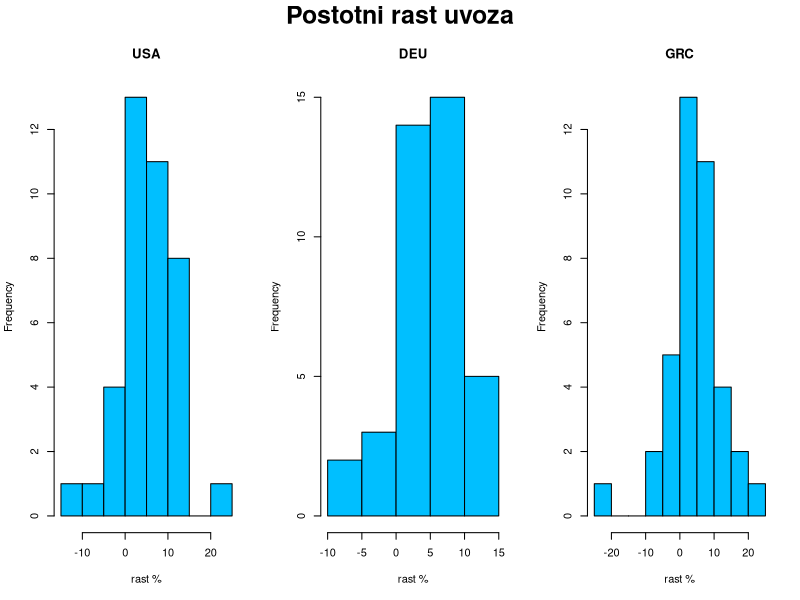
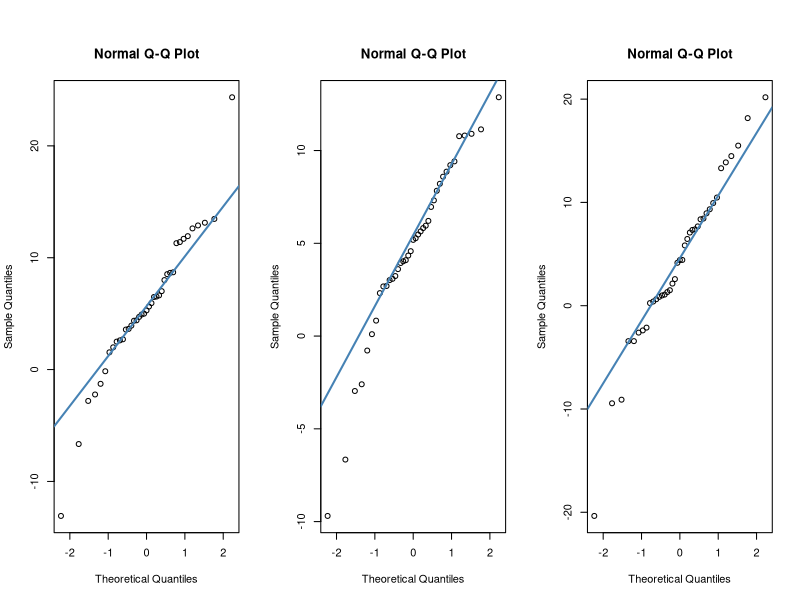
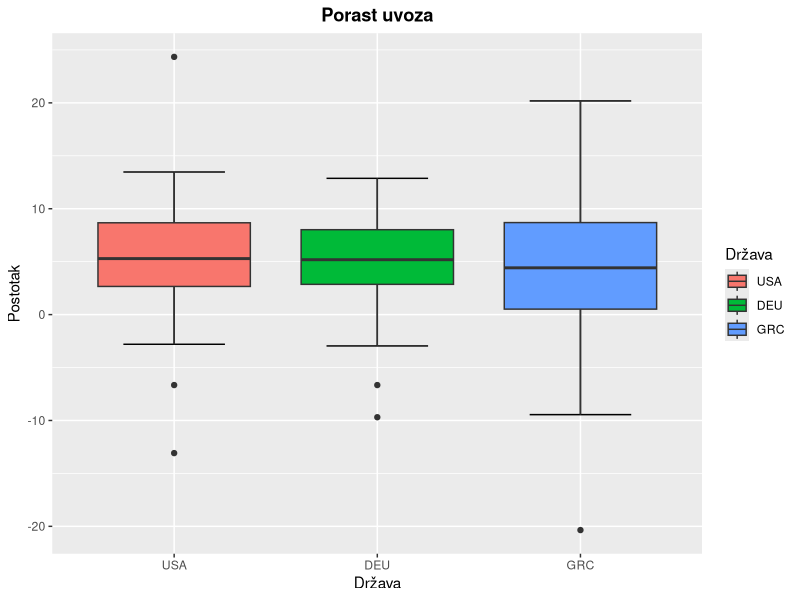

These charts were generated, in order, by the following R code: (Note: this script raises an error after producing the figures.)
## ---- chunk 1
library(knitr)
knitr::opts_chunk$set(echo = TRUE)

library(tidyverse)
Sys.setlocale(locale = "hr_HR.utf8")
## ---- chunk 2
export.data = read.csv("Export_data.csv", fileEncoding="UTF-8-BOM")
# head(export.data)

import.data = read.csv("Import_data.csv", fileEncoding="UTF-8-BOM")
# head(import.data)

gdp.data = read.csv("GDP_data.csv", fileEncoding="UTF-8-BOM")
# head(gdp.data)

gdp.pc.data = read.csv("GDPpercapita_data.csv", fileEncoding="UTF-8-BOM")
# head(gdp.pc.data)
## ---- chunk 3
export.loc.cnt = export.data %>% group_by(LOCATION) %>%
    summarise(exp_n = n(), exp_est = sum(Flag.Codes == 'E')) %>%
    arrange(desc(exp_n), exp_est)
import.loc.cnt = import.data %>% group_by(LOCATION) %>%
    summarise(imp_n = n(), imp_est = sum(Flag.Codes == 'E')) %>%
    arrange(desc(imp_n), imp_est)
gdp.loc.cnt = gdp.data %>% group_by(LOCATION) %>%
    summarise(gdp_n = n(), gdp_est = sum(Flag.Codes == 'E')) %>%
    arrange(desc(gdp_n), gdp_est)
gdp.pc.loc.cnt = gdp.pc.data %>% group_by(LOCATION) %>%
    summarise(gdp_pc_n = n(), gdp_pc_est = sum(Flag.Codes == 'E')) %>%
    arrange(desc(gdp_pc_n), gdp_pc_est)
loc.cnt = merge(merge(export.loc.cnt, import.loc.cnt), merge(gdp.loc.cnt, gdp.pc.loc.cnt))
knitr::kable(
  head(arrange(loc.cnt,
               desc(loc.cnt[,2]), desc(loc.cnt[,4]), desc(loc.cnt[,6]), desc(loc.cnt[,8]),
               loc.cnt[,3], loc.cnt[,5], loc.cnt[,7], loc.cnt[,9]), 20),
  caption = "Broj podataka za pojedinu državu"
)
## ---- chunk 4
remove(export.loc.cnt, import.loc.cnt, gdp.loc.cnt, gdp.pc.loc.cnt, loc.cnt)
## ---- chunk 5
time = 1979:2018
usa = data.frame(year = 1979:2018,
                 export.mln_usd = export.data$Value[export.data$LOCATION == "USA"],
                 import.mln_usd = import.data$Value[import.data$LOCATION == "USA"],
                 gdp.mln_usd = gdp.data$Value[gdp.data$LOCATION == "USA"],
                 gdp.pc.usd_cap = gdp.pc.data$Value[gdp.pc.data$LOCATION == "USA"])
usa$net.trade = usa$export.mln_usd - usa$import.mln_usd
deu = data.frame(year = 1979:2019,
                 export.mln_usd = export.data$Value[export.data$LOCATION == "DEU"],
                 import.mln_usd = import.data$Value[import.data$LOCATION == "DEU"],
                 gdp.mln_usd = gdp.data$Value[gdp.data$LOCATION == "DEU"],
                 gdp.pc.usd_cap = gdp.pc.data$Value[gdp.pc.data$LOCATION == "DEU"])
deu$net.trade = deu$export.mln_usd - deu$import.mln_usd
grc = data.frame(year = 1979:2019,
                 export.mln_usd = export.data$Value[export.data$LOCATION == "GRC"],
                 import.mln_usd = import.data$Value[import.data$LOCATION == "GRC"],
                 gdp.mln_usd = gdp.data$Value[gdp.data$LOCATION == "GRC"],
                 gdp.pc.usd_cap = gdp.pc.data$Value[gdp.pc.data$LOCATION == "GRC"])
grc$net.trade = grc$export.mln_usd - grc$import.mln_usd
## ---- chunk 6
usa = usa %>% mutate(import.mln_usd,
                     import.growth = import.mln_usd - lag(import.mln_usd),
                     import.growth.p = import.growth / lag(import.mln_usd) * 100)
deu = deu %>% mutate(import.mln_usd, 
                     import.growth = import.mln_usd - lag(import.mln_usd),
                     import.growth.p = import.growth / lag(import.mln_usd) * 100)
grc = grc %>% mutate(import.mln_usd,
                     import.growth = import.mln_usd - lag(import.mln_usd),
                     import.growth.p = import.growth / lag(import.mln_usd) * 100)
usa = usa %>% mutate(export.mln_usd, 
                     export.growth = export.mln_usd - lag(export.mln_usd),
                     export.growth.p = export.growth / lag(export.mln_usd) * 100)
deu = deu %>% mutate(export.mln_usd,
                     export.growth = export.mln_usd - lag(export.mln_usd),
                     export.growth.p = export.growth / lag(export.mln_usd) * 100)
grc = grc %>% mutate(export.mln_usd,
                     export.growth = export.mln_usd - lag(export.mln_usd),
                     export.growth.p = export.growth / lag(export.mln_usd) * 100)
usa = usa %>% mutate(gdp.mln_usd,
                     gdp.growth = gdp.mln_usd - lag(gdp.mln_usd),
                     gdp.growth.p = gdp.growth / lag(gdp.mln_usd) * 100)
deu = deu %>% mutate(gdp.mln_usd,
                     gdp.growth = gdp.mln_usd - lag(gdp.mln_usd),
                     gdp.growth.p = gdp.growth / lag(gdp.mln_usd) * 100)
grc = grc %>% mutate(gdp.mln_usd,
                     gdp.growth = gdp.mln_usd - lag(gdp.mln_usd),
                     gdp.growth.p = gdp.growth / lag(gdp.mln_usd) * 100)
usa = usa %>% mutate(gdp.pc.usd_cap,
                     gdp.pc.growth = gdp.pc.usd_cap - lag(gdp.pc.usd_cap),
                     gdp.pc.growth.p = gdp.pc.growth / lag(gdp.pc.usd_cap) * 100)
deu = deu %>% mutate(gdp.pc.usd_cap,
                     gdp.pc.growth = gdp.pc.usd_cap - lag(gdp.pc.usd_cap),
                     gdp.pc.growth.p = gdp.pc.growth / lag(gdp.pc.usd_cap) * 100)
grc = grc %>% mutate(gdp.pc.usd_cap,
                     gdp.pc.growth = gdp.pc.usd_cap - lag(gdp.pc.usd_cap),
                     gdp.pc.growth.p = gdp.pc.growth / lag(gdp.pc.usd_cap) * 100)
# brisemo zadnju opservaciju za deu i grc jer usa nema podatke za 2019.g.
deu = deu[-nrow(deu),]
grc = grc[-nrow(grc),]
## ---- chunk 7
data.all = bind_rows(lapply(c("USA", "DEU", "GRC"), function (x) {
  data.frame(country=x, get(tolower(x)))
}))
data.all$country = factor(data.all$country, levels = c("USA", "DEU", "GRC"))
## ---- chunk 8
summary(usa)
summary(deu)
summary(grc)
## ---- chunk 9
par(mfrow = c(1, 3), oma = c(0, 0, 2, 0))
hist(usa$import.growth.p, main="USA", xlab="rast %", col="deepskyblue")
hist(deu$import.growth.p, main="DEU", xlab="rast %", col="deepskyblue")
hist(grc$import.growth.p, main="GRC", xlab="rast %", col="deepskyblue")
mtext("Postotni rast uvoza", outer = T, cex = 1.5, font = 2)
## ---- chunk 10
qqnorm(usa$import.growth.p)
qqline(usa$import.growth.p, col = "steelblue", lwd = 2)

qqnorm(deu$import.growth.p)
qqline(deu$import.growth.p, col = "steelblue", lwd = 2)

qqnorm(grc$import.growth.p)
qqline(grc$import.growth.p, col = "steelblue", lwd = 2)
## ---- chunk 11
ggplot(na.omit(data.all), aes(x=country, y=import.growth.p)) +
  stat_boxplot(geom = "errorbar", width = 0.5) +
  geom_boxplot(aes(fill=country)) +
  labs(title = "Porast uvoza", x="Država", y="Postotak", fill="Država") +
  theme(plot.title = element_text(hjust = 0.5, face = "bold"))
## ---- chunk 12
ggplot(collective, aes(x=country, y=export.growth.percentage)) +
  stat_boxplot(geom = "errorbar", na.rm = T) +
  geom_boxplot(aes(fill=country), na.rm = T) +
  labs(title = "Boxplot porasta izvoza", x="Država", y="Postotak", fill="Država") +
  theme(plot.title = element_text(hjust = 0.5, face = "bold"))
## ---- chunk 13
plot(time, deu$export.growth, type = "h", main = "Rast izvoza (DEU)")
## ---- chunk 14
par(mfrow = c(1, 3), oma = c(0, 0, 2, 0))
hist(usa$gdp.growth.p, main="USA", xlab="rast %", col="deepskyblue")
hist(deu$gdp.growth.p, main="DEU", xlab="rast %", col="deepskyblue")
hist(grc$gdp.growth.p, main="GRC", xlab="rast %", col="deepskyblue")
mtext("Postotni rast BDP-a", outer = T, cex = 1.5, font = 2)


#boxplot(deu$gdp.mln_usd,
 #       usa$gdp.mln_usd,
  #      grc$gdp.mln_usd,
   #     names = c("DEU", "USA", "GRC"), main = "Sredine BDP-a",
    #    col = c("deepskyblue2", "deepskyblue3", "deepskyblue"),
     #   ylab = "mln USD (log skala)",
      #  log = "y")
## ---- chunk 15
qqnorm(usa$gdp.growth.p)
qqline(usa$gdp.growth.p, col = "steelblue", lwd = 2)

qqnorm(deu$gdp.growth.p)
qqline(deu$gdp.growth.p, col = "steelblue", lwd = 2)

qqnorm(grc$gdp.growth.p)
qqline(grc$gdp.growth.p, col = "steelblue", lwd = 2)
## ---- chunk 16
ggplot(na.omit(data.all), aes(x=country, y=gdp.growth.p)) +
  stat_boxplot(geom = "errorbar", width = 0.5) +
  geom_boxplot(aes(fill=country)) +
  labs(title = "Porast BDP-a", x="Država", y="Postotak", fill="Država") +
  theme(plot.title = element_text(hjust = 0.5, face = "bold"))
## ---- chunk 17
par(mfrow = c(1, 3), oma = c(0, 0, 2, 0))
hist(usa$gdp.pc.growth.p, main="USA", xlab="rast %", col="deepskyblue")
hist(deu$gdp.pc.growth.p, main="DEU", xlab="rast %", col="deepskyblue")
hist(grc$gdp.pc.growth.p, main="GRC", xlab="rast %", col="deepskyblue")
mtext("Postotni rast BDP-a po stanovniku", outer = T, cex = 1.5, font = 2)
#boxplot(deu$gdp.pc.usd_cap,
#        usa$gdp.pc.usd_cap,
#        grc$gdp.pc.usd_cap,
#        names = c("DEU", "USA", "GRC"), main = "Sredine BDP-a po stanovniku",
#        col = c("deepskyblue2", "deepskyblue3", "deepskyblue"),
#        ylab = " USD (log skala)",
#        log = "y")

## ---- chunk 18
plot(time, deu$gdp.growth, type = "h", main = "Rast BDP-a (DEU)")
plot(time, usa$gdp.growth, type="h", main = "Rast BDP-a (USA)")
plot(time, grc$gdp.growth, type="h", main = "Rast BDP-a (GRC)")

## ---- chunk 19
ggplot(na.omit(data.all), aes(x=country, y=gdp.pc.growth.p)) +
  stat_boxplot(geom = "errorbar", width = 0.5) +
  geom_boxplot(aes(fill=country)) +
  labs(title = "Porast BDP-a po stanovniku", x="Država", y="Postotak", fill="Država") +
  theme(plot.title = element_text(hjust = 0.5, face = "bold"))
## ---- chunk 20
library(reshape2)
exp.imp = melt(data.all, id.vars = "country", measure.vars = c("export.growth.p", "import.growth.p"), na.rm = T)
ggplot(exp.imp, aes(x = country, y = value, fill = variable)) +
  stat_boxplot(geom = "errorbar", width = 0.5, position = position_dodge(0.75)) +
  geom_boxplot() +
  labs(title = "Export/Import", y="Postotak") +
  theme(plot.title = element_text(hjust = 0.5, face = "bold"))
## ---- chunk 21
gdp.gdppc = melt(data.all, id.vars = "country",
               measure.vars = c("gdp.growth.p", "gdp.pc.growth.p"), na.rm = T)
ggplot(gdp.gdppc, aes(x = country, y = value, fill = variable)) +
  stat_boxplot(geom = "errorbar", width = 0.5, position = position_dodge(0.75)) +
  geom_boxplot() +
  labs(title = "BDP/BDP po stanovniku", y="Postotak") +
  theme(plot.title = element_text(hjust = 0.5, face = "bold"), legend.position = "top")
## ---- chunk 22
var.test(usa$gdp.growth.p, usa$gdp.pc.growth.p, alternative = "two.sided", na.action = na.omit)
## ---- chunk 23
t.test(usa$gdp.growth.p, usa$gdp.pc.growth.p, alternative = "greater", var.equal = TRUE,
       na.action = na.omit)
## ---- chunk 24
ggplot(na.omit(data.all), aes(x=country, y=gdp.pc.growth.p)) +
  stat_boxplot(geom = "errorbar", width = 0.5) +
  geom_boxplot(aes(fill=country)) +
  labs(title = "Rast BDP-a po stanovniku", x="Država", y="Postotak", fill="Država") +
  theme(plot.title = element_text(hjust = 0.5, face = "bold"))
## ---- chunk 25
bartlett.test(gdp.pc.growth.p ~ country, data.all)
## ---- chunk 26
kruskal.test(gdp.pc.growth.p ~ country, data.all)
